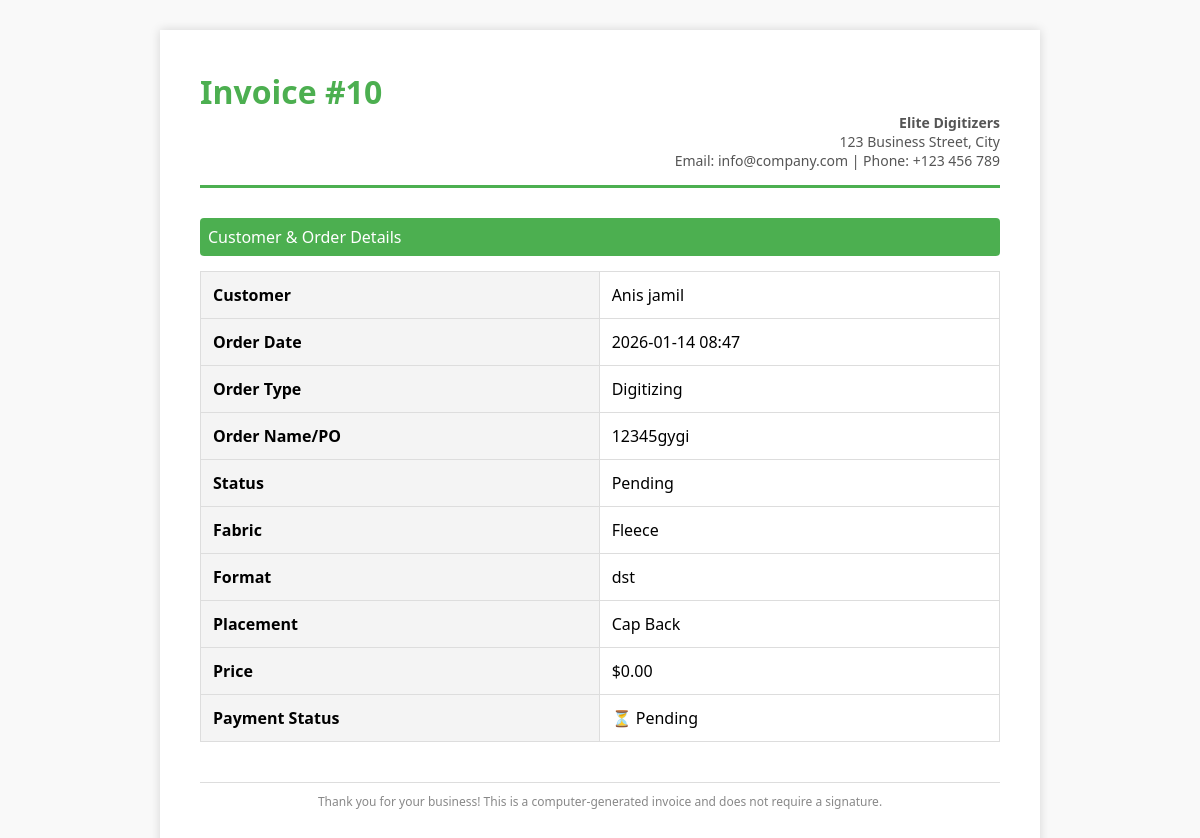
The page /order/10/print_invoice/ (signed in) on the database its author committed.
### accounts/models.py (models this page shows, shortened)
class Order(models.Model):
    def validate_2mb_file(value):
        max_size = 2 * 1024 * 1024  # 2 MB
        if value.size > max_size:
            raise ValidationError("File size must be less than or equal to 2 MB.")
    STATUS = (
        ('Pending', 'Pending'),
        ('Out for delivery', 'Out for delivery'),
        ('Delivered', 'Delivered'),
        ('Quote Requested', 'Quote Requested'),
        ('Active', 'Active'),
        ('Completed', 'Completed'),
        ('Released', 'Released'),
    )
    ORDER_TYPE = (
        ('Digitizing', 'Digitizing'),
        ('Vector', 'Vector'),
        ('Patch', 'Patch'),
        ('Quote', 'Quote'),
    )
    PAYMENT_STATUS = (
        ('Pending', 'Pending'),
        ('Paid', 'Paid'),
        ('Refunded', 'Refunded'),
    )
    REVIEW_STATUS = (
    ('Pending', 'Pending'),
    ('Approved', 'Approved'),
    ('Rejected', 'Rejected'),
    )
    PLACEMENT_CHOICES = [
        ('Apron', 'Apron'),
        ('Bags', 'Bags'),
        ('Cap', 'Cap'),
        ('Cap Side', 'Cap Side'),
        ('Cap Back', 'Cap Back'),
        ('Chest', 'Chest'),
        ('Gloves', 'Gloves'),
        ('Jacket Back', 'Jacket Back'),
        ('Patches', 'Patches'),
        ('Sleeve', 'Sleeve'),
        ('Towel', 'Towel'),
        ('Visor', 'Visor'),
        ('Other', 'Other'),
    ]
    FABRIC_CHOICES = [
        ('Blanket', 'Blanket'),
        ('Canvas', 'Canvas'),
        ('Canis', 'Canis'),
        ('Cotton Woven', 'Cotton Woven'),
        ('Denim', 'Denim'),
        ('Felt', 'Felt'),
        ('Flannel', 'Flannel'),
        ('Fleece', 'Fleece'),
        ('Leather', 'Leather'),
        ('Nylon', 'Nylon'),
        ('Pique', 'Pique'),
        ('Polyester', 'Polyester'),
        ('Silk', 'Silk'),
        ('Single Jersey', 'Single Jersey'),
        ('Towel', 'Towel'),
        ('Twill', 'Twill'),
        ('Other', 'Other'),
    ]
    FORMAT_CHOICES = [
        ('100', '100'),
        ('cdr', 'cdr'),
        ('cdn', 'cdn'),
        ('dsb', 'dsb'),
        ('dst', 'dst'),
        ('dsz', 'dsz'),
        ('emb', 'emb'),
        ('exp', 'exp'),
        ('jef', 'jef'),
        ('ksm', 'ksm'),
        ('ofm', 'ofm'),
        ('pes', 'pes'),
        ('pxf', 'pxf'),
        ('pof', 'pof'),
        ('tap', 'tap'),
        ('xxx', 'xxx'),
        ('other', 'Other'),
    ]
    customer = models.ForeignKey(Customer, on_delete=models.CASCADE)
    order_type = models.ForeignKey(Product, null=True, on_delete=models.SET_NULL)
    Order_name_PO = models.CharField(max_length=50,  null=True, blank=True)# change this to Order_name/PO for patch name patch type
    date_created = models.DateTimeField(auto_now_add=True, null=True)
    status = models.CharField(max_length=200, null=True, choices=STATUS)
    Additional_information = models.TextField(blank=True, null=True)
    design_file = models.FileField(upload_to='designs/', null=True, blank=True)
    invoice_file = models.FileField(upload_to='invoices/', null=True, blank=True)
    quantity = models.PositiveIntegerField(default=1)
    fabric_material = models.CharField(max_length=100, blank=True, null=True, choices=FABRIC_CHOICES)
    Required_Format = models.CharField(max_length=100, blank=True, null=True, default='DST', choices=FORMAT_CHOICES)
    urgent = models.BooleanField(default=False)
    price = models.DecimalField(max_digits=10, decimal_places=2, blank=True, null=True, default=0.00)
    Height = models.CharField(max_length=100, blank=True, null=True, default='standard')
    Width = models.CharField(max_length=100, blank=True, null=True, default='standard')
    total_colors = models.PositiveIntegerField(null=True ,blank=True)
    turnaround_time = models.CharField(max_length=100, blank=True, null=True)
    placement = models.CharField(max_length=100, blank=True, null=True, choices=PLACEMENT_CHOICES)
    released = models.BooleanField(default=False)  # For release_projects
    payment_status = models.CharField(max_length=20, choices=PAYMENT_STATUS, default='Pending')  # For follow-up payments
    date_completed = models.DateTimeField(null=True, blank=True)  # Optional: track completion time
    review_status = models.CharField(max_length=20, choices=REVIEW_STATUS, default='Pending')
    review_comment = models.TextField(blank=True, null=True)
    design_file = models.FileField(upload_to='designs/', blank=True, null=True, validators=[validate_2mb_file])# limated size 2MB
    assigned_sale_reps = models.ForeignKey(
        SalesRepresentative,
        on_delete=models.SET_NULL,
        null=True,
        blank=True,
        related_name='sales_rep_orders'
    )
    assigned_designer = models.ForeignKey(
        User,
        on_delete=models.SET_NULL,
        null=True,
        blank=True,
        related_name='designer_orders'
    )

class Customer(models.Model):
    user = models.OneToOneField(
        User, null=True, blank=True,
        on_delete=models.CASCADE,
        related_name="customer_profile"
    )
    name = models.CharField(max_length=200,null=True, blank=True)
    designer = models.ForeignKey(
        'Designer', null=True, blank=True,
        on_delete=models.SET_NULL,
        related_name='orders'
    )
    profile_pic = models.ImageField(
        upload_to='profile_pics/',
        null=True,
        blank=True,
        default='profile_pics/default.png'
    )
    sales_rep = models.ForeignKey('SalesRepresentative', null=True, blank=True, on_delete=models.SET_NULL)
    phone = models.CharField(max_length=200, null=True, blank=True)
    email = models.CharField(max_length=200, null=True, blank=True)
    date_created = models.DateTimeField(auto_now_add=True, null=True)
    def __str__(self):
        return self.name or "Unnamed Customer"

class Product(models.Model):
    CATEGORY = (
        ('Indoor', 'Indoor'),
        ('Out Door', 'Out Door'),
    )
    name = models.CharField(max_length=200)
    price = models.FloatField(null=True)
    category = models.CharField(max_length=200, null=True, choices=CATEGORY)
    image = models.ImageField(upload_to='products/',null=True, blank=True)
    description = models.CharField(max_length=200)
    date_created = models.DateTimeField(auto_now_add=True, null=True)
    tags = models.ManyToManyField(Tag)
    def __str__(self):
        return self.name

### accounts/views.py (the view)
# urls.py: path('order/<int:pk>/print_invoice/', views.printInvoice, name='print_invoice'),
@login_required
def printInvoice(request, pk):
    order = get_object_or_404(Order, id=pk, customer__user=request.user)
    return render(request, 'accounts/print_invoice.html', {'order': order})

### templates/accounts/print_invoice.html (shortened to what this page needs)
<!DOCTYPE html>
<html>
<head>
</head>
<body onload="window.print();">
    <div class="invoice-container">
        <div class="invoice-header">
            <h1>Invoice #{{ order.id }}</h1>
            <div class="company-details">
                <strong>Elite Digitizers</strong><br>
                123 Business Street, City<br>
                Email: info@company.com | Phone: +123 456 789
            </div>
        </div>
        <div>
            <div class="section-title">Customer & Order Details</div>
            <table class="details-table">
                <tr>
                    <th>Customer</th>
                    <td>{{ order.customer }}</td>
                </tr>
                <tr>
                    <th>Order Date</th>
                    <td>{{ order.date_created|date:"Y-m-d H:i" }}</td>
                </tr>
                <tr>
                    <th>Order Type</th>
                    <td>{{ order.order_type }}</td>
                </tr>
                <tr>
                    <th>Order Name/PO</th>
                    <td>{{ order.Order_name_PO }}</td>
                </tr>
                <tr>
                    <th>Status</th>
                    <td>{{ order.status }}</td>
                </tr>
                <tr>
                    <th>Fabric</th>
                    <td>{{order.fabric_material}} </td>
                </tr>
                <tr>
                    <th>Format</th>
                    <td>{{order.Required_Format}}</td>
                </tr>
                <tr>
                    <th>Placement</th>
                    <td>{{order.placement}}</td>
                </tr>
                <tr>
                    <th>Price</th>
                    <td>${{ order.price }}</td>
                </tr>
                <th>Payment Status</th>
            <td>
                {% if order.payment_status == "Paid" %}
                    ✅ Paid
                {% elif order.payment_status == "Pending" %}
                    ⏳ Pending
                {% elif order.payment_status == "Failed" %}
                    ❌ Failed
                {% else %}
                    {{ order.payment_status }}
                {% endif %}
            </td>
            </table>
        </div>
        <div class="footer">
            Thank you for your business!
            This is a computer-generated invoice and does not require a signature.
        </div>
    </div>
</body>
</html>

### templates/accounts/print_invoice.html (style rules this page uses)
body { font-family: 'Segoe UI', Tahoma, sans-serif; background-color: #f9f9f9; margin: 0; padding: 0; }
.invoice-container { max-width: 800px; margin: 30px auto; background: white; padding: 40px; box-shadow: 0 0 10px rgba(0,0,0,0.15); }
.invoice-header { border-bottom: 3px solid #4CAF50; padding-bottom: 15px; margin-bottom: 20px; }
.invoice-header h1 { margin: 0; color: #4CAF50; }
.company-details { text-align: right; font-size: 14px; color: #555; }
.section-title { background: #4CAF50; color: white; padding: 8px; margin-top: 30px; font-size: 16px; border-radius: 4px; }
.details-table { width: 100%; border-collapse: collapse; margin-top: 15px; }
.details-table th, .details-table td { padding: 12px; border: 1px solid #ddd; }
.details-table th { background: #f4f4f4; text-align: left; }
.footer { text-align: center; font-size: 12px; color: #888; margin-top: 40px; border-top: 1px solid #ddd; padding-top: 10px; }

### rows shown on the page
Order: id "10", customer "Anis jamil", date_created "2026-01-14 08:47", order_type "Digitizing", Order_name_PO "12345gygi", status "Pending", fabric_material "Fleece", Required_Format "dst", placement "Cap Back", price "0.00"
